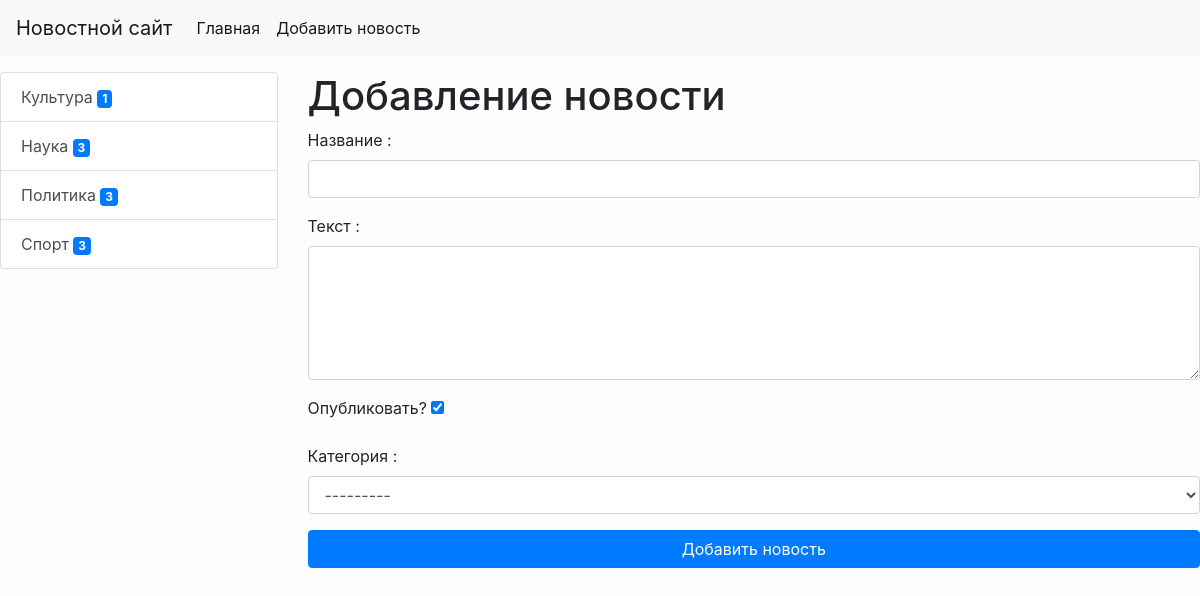
The page /news/add-news on the database its author committed.
### news/models.py (models this page shows, shortened)
class Category(models.Model):
    title = models.CharField(max_length=150, db_index=True, verbose_name='Наименование категории')
    def __str__(self):
        return self.title
    class Meta:
        verbose_name = 'Категория'
        verbose_name_plural = 'Категории'
        ordering = ['title']

### news/views.py (the view)
# urls.py: path('news/add-news', CreateNews.as_view(), name='add_news'),
class CreateNews(CreateView):
    form_class = NewsForm
    template_name = 'news/add_news.html'

### news/forms.py
class NewsForm(forms.ModelForm):
    class Meta:
        model = News
        fields = ['title', 'content', 'is_published', 'category']
        widgets = {
            'title': forms.TextInput(attrs={'class': 'form-control'}),
            'content': forms.Textarea(attrs={'class': 'form-control', 'rows': 5}),
            'category': forms.Select(attrs={'class': 'form-control'}),
        }

### news/templatetags/news_tags.py (called while the page is built)
@register.inclusion_tag('news/list_categories.html')
def show_categories():
    categories = Category.objects.annotate(cnt=Count('news')).filter(cnt__gt=0)
    return {
        'categories': categories,
    }

### news/templates/news/add_news.html (shortened to what this page needs)
{% extends 'base.html' %}
{% block sidebar %}
{% include 'inc/_sidebar.html' %}
{% endblock %}
{% block content %}
<h1>Добавление новости</h1>
<form action="{% url 'add_news' %}" method="post">
    <div class="form-group">
        <label for="{{form.title.id_for_label}}">Название : </label>
        {{form.title}}
    </div>
    <div class="form-group">
        <label for="{{form.content.id_for_label}}">Текст : </label>
        {{form.content}}
    </div>
    <div class="form-group">
        <label for="{{form.is_published.id_for_label}}">Опубликовать?</label>
        {{form.is_published}}
    </div>
    <div class="form-group">
        <label for="{{form.category.id_for_label}}">Категория : </label>
        {{form.category}}
    </div>
    <button class="btn btn-primary btn-block" type='submit'>
        Добавить новость
    </button>
</form>
{% endblock %}

### news/templates/news/list_categories.html
<div class="list-group">
    {% for item in categories %}
    <a href="{% url 'category' item.pk %}" class="list-group-item list-group-item-action">
        {{ item.title }} <span class="badge badge-primary">{{ item.cnt }}</span>
    </a>
    {% endfor %}
</div>

### my_first_project/static/css/style.css (style rules this page uses)
body { background-color: #fefefe73; }

### rows shown on the page
Category: title "Культура", cnt "1"
Category: title "Наука", cnt "3"
Category: title "Политика", cnt "3"
Category: title "Спорт", cnt "3"
